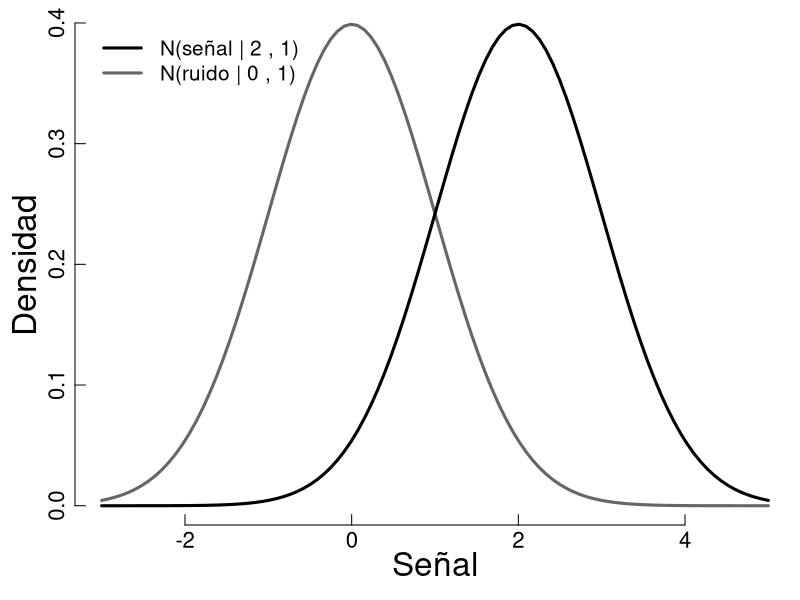
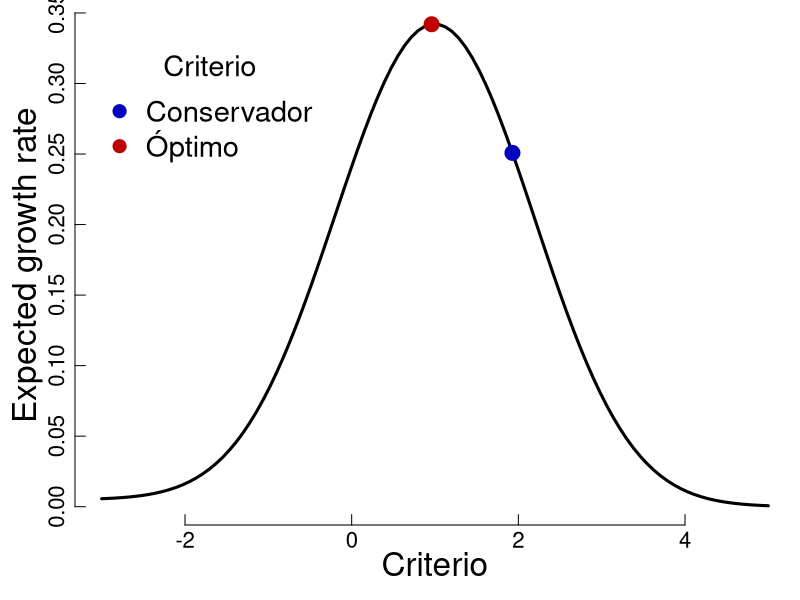
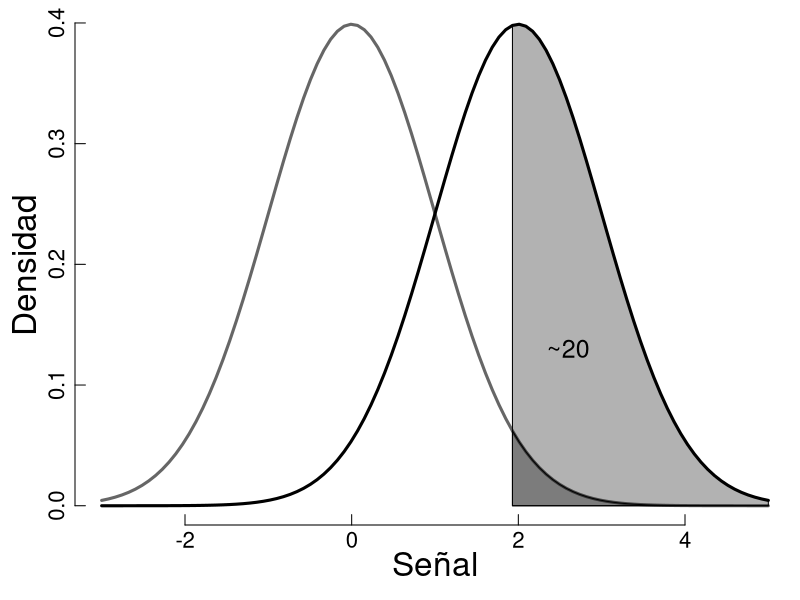
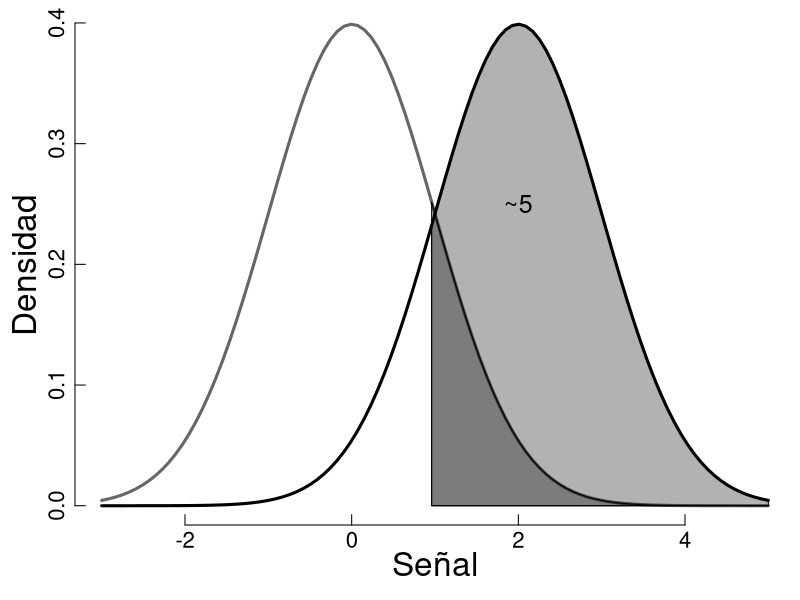
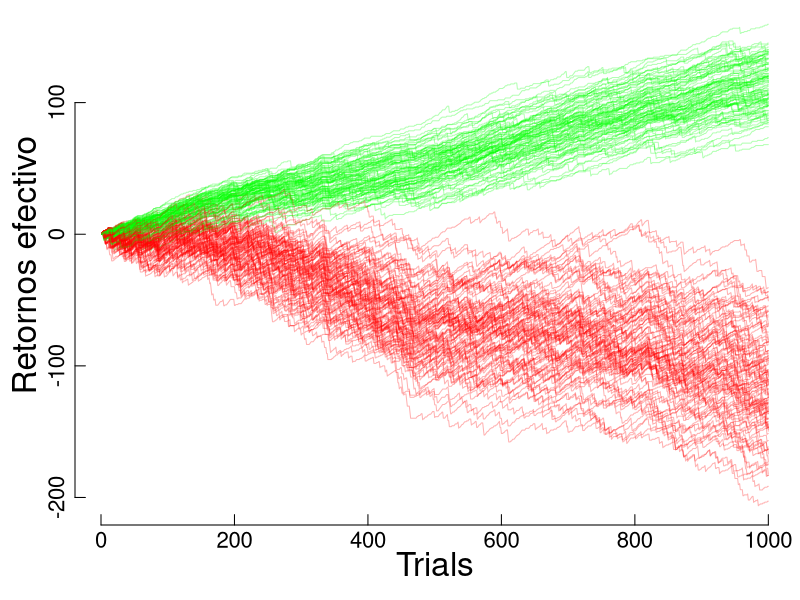

The R source for these figures, in order:
##########
## 3.3.bis (ergodicity)
# Optimality and heuristics in perceptual neuroscience. Justin L. Gardner 
oldpar <- par(no.readonly = TRUE)
oldwd <- getwd()
this.dir <- dirname(parent.frame(2)$ofile)
nombre.R <-  sys.frame(1)$ofile
require(tools)
nombre <- print(file_path_sans_ext(nombre.R))
pdf(paste0(nombre,".pdf"), width = 8, height = 5  )
setwd(this.dir)
###############################
conf_0 <- function(){
  return(matrix(0,2,2,dimnames = list(c("T", "F"),c("P", "N")) ))
}
par(mar=c(3.75,3.75,0.25,0.25))

muS <- 2
muR <- 0
sigmaS <- 1
sigmaR <- 1
criterio <- seq(muR-3*sigmaS,muS+3*sigmaS,length.out = 100)

x <- criterio
plot(x,dnorm(x,muR,sigmaR),type="l",axes = F,ann = F,lwd=3,col=rgb(0,0,0,0.6))
lines(x,dnorm(x,muS,sigmaS),lwd=3,lty=1,col=rgb(0,0,0,1))
mtext("Señal", side=1, line=1.75,cex = 2)
mtext("Densidad", side=2, line=1.75,cex = 2)
axis(lwd=1,lwd.ticks=1,side=2,labels=NA,cex.axis=0.6,tck=0.02)
axis(lwd=0,side=2,cex.axis=1.33,line=-0.66)
axis(lwd=1,lwd.ticks=1,side=1,labels=NA,cex.axis=0.6,tck=0.02)
axis(lwd=0,side=1,las=1,cex.axis=1.33,line=-0.66)
legend(-3.2,0.4,lwd=c(3,3),lty=c(1,1), col=c(rgb(0,0,0,1),rgb(0,0,0,0.6)),
       legend = c("N(señal | 2 , 1)","N(ruido | 0 , 1)")
       ,bty = "n",cex = 1.25)


p_P_dado_T <- 1-pnorm(criterio,muS,sigmaS)
p_N_dado_T <- 1- p_P_dado_T
p_N_dado_F <- pnorm(criterio,muR,sigmaS)
p_P_dado_F <- 1- p_N_dado_F
p_T <- 0.5
p_F <- 1 - p_T

#p_P_dado_T_0 <- 1-pnorm(2,muS,sigmaS)
#p_P_dado_F_0 <- 1-pnorm(2,muR,sigmaR)
#p_T_dado_P_0 <- (p_P_dado_T_0*p_T)/sum(p_P_dado_T_0*p_T + p_P_dado_F_0*p_F)


u <-conf_0()
u["T",] <- c(1,0)
u["F",] <- c(-0.99,0)


additive <- ( p_P_dado_T * p_T * u["T","P"] 
              + p_N_dado_T * p_T * u["T","N"]
              + p_N_dado_F * p_F * u["F","N"] 
              + p_P_dado_F * p_F * u["F","P"] )  
multiplicative <- (     p_P_dado_T * p_T * log((1+u["T","P"])) 
                        + p_N_dado_T * p_T * log((1+u["T","N"]))
                        + p_N_dado_F * p_F * log((1+u["F","N"])) 
                        + p_P_dado_F * p_F * log((1+u["F","P"])) )  
plot(criterio,additive,type="l",axes = F,ann = F,lwd=3)
#lines(criterio,multiplicative,lty=6,lwd=3)
points(criterio[which.max(additive)],additive[which.max(additive)],pch=19,col=rgb(0.75,0,0),cex=2)
points(criterio[which.max(multiplicative)],additive[which.max(multiplicative)],cex=2,col=rgb(0,0,0.75),pch=19)
mtext("Criterio", side=1, line=1.75,cex = 2)
mtext("Expected growth rate", side=2, line=1.75,cex = 2)
axis(lwd=1,lwd.ticks=1,side=2,labels=NA,cex.axis=0.6,tck=0.02)
axis(lwd=0,side=2,cex.axis=1.33,line=-0.66)
axis(lwd=1,lwd.ticks=1,side=1,labels=NA,cex.axis=0.6,tck=0.02)
axis(lwd=0,side=1,las=1,cex.axis=1.33,line=-0.66)
legend(-3.1,0.33,pch=c(19,19),col=c(rgb(0,0,0.75),rgb(0.75,0,0)),title="Criterio",
       legend = c("Conservador","Óptimo")
       ,bty = "n",cex = 1.75)

criterio[which.max(additive)] == criterio[which.max(multiplicative)]
-0.09>multiplicative[which.max(additive)]
0.09<multiplicative[which.max(multiplicative)]

lambda_add <- criterio[which.max(additive)]
lambda_mult <- criterio[which.max(multiplicative)]

p_P_dado_T_mul <- 1-pnorm(lambda_mult,muS,sigmaS)
p_P_dado_F_mul <- 1-pnorm(lambda_mult,muR,sigmaS)

multiplicative_likelihood_ratio <- p_P_dado_T_mul/p_P_dado_F_mul
19.6 < multiplicative_likelihood_ratio



plot(x,dnorm(x,muR,sigmaR),type="l",axes = F,ann = F,lwd=3,col=rgb(0,0,0,0.6))
lines(x,dnorm(x,muS,sigmaS),lwd=3,lty=1,col=rgb(0,0,0,1))
mtext("Señal", side=1, line=1.75,cex = 2)
mtext("Densidad", side=2, line=1.75,cex = 2)
axis(lwd=1,lwd.ticks=1,side=2,labels=NA,cex.axis=0.6,tck=0.02)
axis(lwd=0,side=2,cex.axis=1.33,line=-0.66)
axis(lwd=1,lwd.ticks=1,side=1,labels=NA,cex.axis=0.6,tck=0.02)
axis(lwd=0,side=1,las=1,cex.axis=1.33,line=-0.66)
which_mul = seq(which.max(multiplicative),length(x))
polygon(c(x[which_mul],rev(x[which_mul])),c(dnorm(x,muS,sigmaS)[which_mul],rep(0,length(x))[which_mul] ),col=rgb(0,0,0,0.3) )
polygon(c(x[which_mul],rev(x[which_mul])),c(dnorm(x,muR,sigmaR)[which_mul],rep(0,length(x))[which_mul] ),col=rgb(0,0,0,0.3) )
text(2.6,0.13,"~20",cex=1.5)

p_P_dado_T_add <- 1-pnorm(lambda_add,muS,sigmaS)
p_P_dado_F_add <- 1-pnorm(lambda_add,muR,sigmaS)

additive_likelihood_ratio <- p_P_dado_T_add/p_P_dado_F_add
5 < additive_likelihood_ratio

plot(x,dnorm(x,muR,sigmaR),type="l",axes = F,ann = F,lwd=3,col=rgb(0,0,0,0.6))
lines(x,dnorm(x,muS,sigmaS),lwd=3,lty=1,col=rgb(0,0,0,1))
mtext("Señal", side=1, line=1.75,cex = 2)
mtext("Densidad", side=2, line=1.75,cex = 2)
axis(lwd=1,lwd.ticks=1,side=2,labels=NA,cex.axis=0.6,tck=0.02)
axis(lwd=0,side=2,cex.axis=1.33,line=-0.66)
axis(lwd=1,lwd.ticks=1,side=1,labels=NA,cex.axis=0.6,tck=0.02)
axis(lwd=0,side=1,las=1,cex.axis=1.33,line=-0.66)
which_mul = seq(which.max(additive),length(x))
polygon(c(x[which_mul],rev(x[which_mul])),c(dnorm(x,muS,sigmaS)[which_mul],rep(0,length(x))[which_mul] ),col=rgb(0,0,0,0.3) )
polygon(c(x[which_mul],rev(x[which_mul])),c(dnorm(x,muR,sigmaR)[which_mul],rep(0,length(x))[which_mul] ),col=rgb(0,0,0,0.3) )
text(2,0.25,"~5",cex=1.5)




#positivos_T <- rnorm(s,muS,sigmaS) > cr
#positivos_F <- rnorm(r,muR,sigmaR) > cr

additive_history <- matrix(NA,100,1000)
multiplicative_history <- matrix(NA,100,1000)
multiplicative_history_opt <- matrix(NA,100,1000)
is_T <- sample(c(T,F),1000,replace=T )
for(i in 1:100){
  P_dado_T <- rnorm(1000,muS,sigmaS) > lambda_add
  P_dado_F <- rnorm(1000,muR,sigmaS) > lambda_add
  additive_history[i,] <- 1+cumsum(P_dado_T*is_T*u["T","P"] + P_dado_F*(!is_T)*u["F","P"] )
  multiplicative_history[i,] <- cumprod(c(1,1+(P_dado_T*is_T*u["T","P"] + P_dado_F*(!is_T)*u["F","P"])))[-1]
  P_dado_T <- rnorm(1000,muS,sigmaS) > lambda_mult
  P_dado_F <- rnorm(1000,muR,sigmaS) > lambda_mult
  multiplicative_history_opt[i,] <- cumprod(c(1,1+(P_dado_T*is_T*u["T","P"] + P_dado_F*(!is_T)*u["F","P"])))[-1]
}


plot(log(multiplicative_history[1,]),type="l",axes = F,ann = F,
     ylim=c(min(log(multiplicative_history)), max(log(multiplicative_history_opt))),col=rgb(1,0,0,0.3))
#lines(log(additive_history[1,]),type="l",col=rgb(0,0,1,0.3))
lines(log(multiplicative_history_opt[1,]),type="l",col=rgb(0,1,0,0.3))
for (i in 2:100){
#  lines(log(additive_history[i,]),type="l",col=rgb(0,0,1,0.3))
  lines(log(multiplicative_history[i,]),type="l",col=rgb(1,0,0,0.3))
  lines(log(multiplicative_history_opt[i,]),type="l",col=rgb(0,1,0,0.3))
}
mtext("Trials", side=1, line=1.75,cex = 2)
mtext("Retornos efectivo", side=2, line=1.75,cex = 2)
axis(lwd=1,lwd.ticks=1,side=2,labels=NA,cex.axis=0.6,tck=0.02)
axis(lwd=0,side=2,cex.axis=1.33,line=-0.66)
axis(lwd=1,lwd.ticks=1,side=1,labels=NA,cex.axis=0.6,tck=0.02)
axis(lwd=0,side=1,las=1,cex.axis=1.33,line=-0.66)

#######################################
# end 
dev.off()
#system(paste("pdfcrop -m '0 0 0 0'",paste0(nombre,".pdf") ,paste0(nombre,".pdf")))
setwd(oldwd)
par(oldpar, new=F)
#########################################



